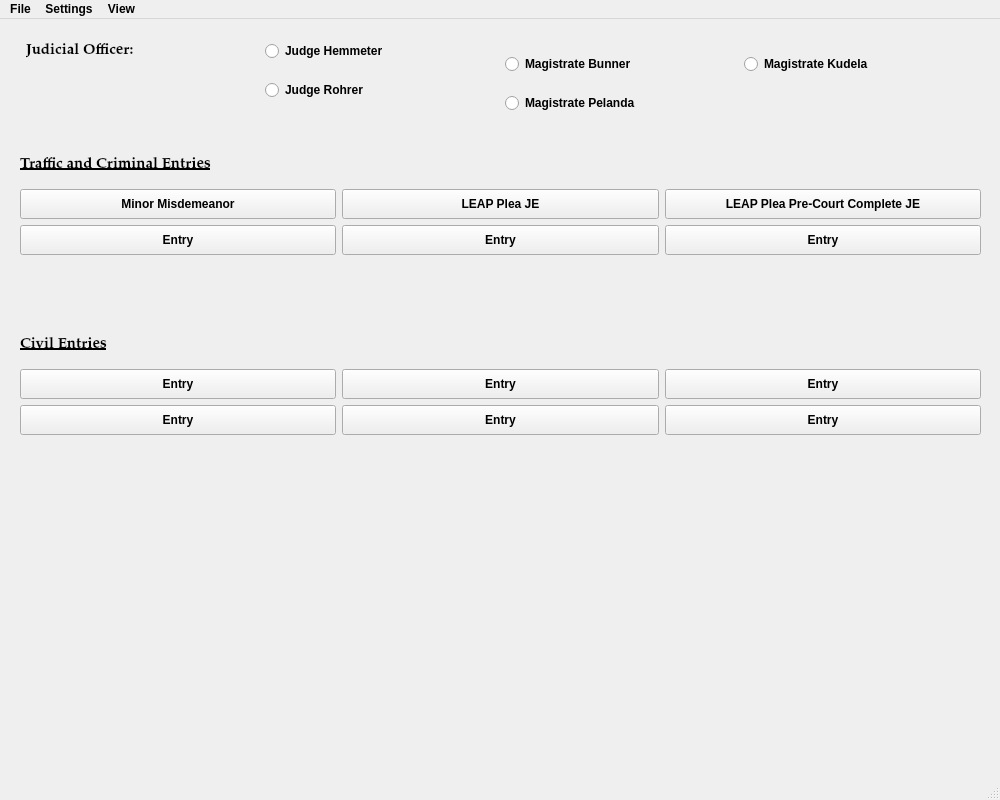
<?xml version="1.0" encoding="UTF-8"?>
<ui version="4.0">
 <class>MainWindow</class>
 <widget class="QMainWindow" name="MainWindow">
  <property name="geometry">
   <rect>
    <x>0</x>
    <y>0</y>
    <width>1000</width>
    <height>800</height>
   </rect>
  </property>
  <property name="minimumSize">
   <size>
    <width>1000</width>
    <height>800</height>
   </size>
  </property>
  <property name="font">
   <font>
    <family>Palatino Linotype</family>
    <pointsize>11</pointsize>
    <weight>75</weight>
    <italic>false</italic>
    <bold>true</bold>
   </font>
  </property>
  <property name="windowTitle">
   <string>MuniEntry - ver 0.2.0</string>
  </property>
  <property name="styleSheet">
   <string notr="true">font: 75 11pt &quot;Palatino Linotype&quot;;
color: rgb(0, 0, 0);
selection-color: rgb(0, 0, 0);
font-weight: bold;</string>
  </property>
  <widget class="QWidget" name="centralwidget">
   <widget class="QLabel" name="label_2">
    <property name="geometry">
     <rect>
      <x>20</x>
      <y>130</y>
      <width>261</width>
      <height>31</height>
     </rect>
    </property>
    <property name="font">
     <font>
      <family>Palatino Linotype</family>
      <pointsize>11</pointsize>
      <weight>75</weight>
      <italic>false</italic>
      <bold>true</bold>
      <underline>true</underline>
     </font>
    </property>
    <property name="text">
     <string>Traffic and Criminal Entries</string>
    </property>
   </widget>
   <widget class="QLabel" name="label_4">
    <property name="geometry">
     <rect>
      <x>20</x>
      <y>310</y>
      <width>171</width>
      <height>31</height>
     </rect>
    </property>
    <property name="font">
     <font>
      <family>Palatino Linotype</family>
      <pointsize>11</pointsize>
      <weight>75</weight>
      <italic>false</italic>
      <bold>true</bold>
      <underline>true</underline>
     </font>
    </property>
    <property name="text">
     <string>Civil Entries</string>
    </property>
   </widget>
   <widget class="QWidget" name="layoutWidget_2">
    <property name="geometry">
     <rect>
      <x>20</x>
      <y>350</y>
      <width>961</width>
      <height>68</height>
     </rect>
    </property>
    <layout class="QGridLayout" name="gridLayout_4">
     <item row="0" column="0">
      <widget class="QPushButton" name="FinalJudgmentEntryButton_11">
       <property name="minimumSize">
        <size>
         <width>120</width>
         <height>30</height>
        </size>
       </property>
       <property name="text">
        <string>Entry</string>
       </property>
      </widget>
     </item>
     <item row="0" column="1">
      <widget class="QPushButton" name="FinalJudgmentEntryButton_12">
       <property name="minimumSize">
        <size>
         <width>120</width>
         <height>30</height>
        </size>
       </property>
       <property name="text">
        <string>Entry</string>
       </property>
      </widget>
     </item>
     <item row="0" column="2">
      <widget class="QPushButton" name="MinorMisdemeanorTrafficButton_3">
       <property name="minimumSize">
        <size>
         <width>120</width>
         <height>30</height>
        </size>
       </property>
       <property name="text">
        <string>Entry</string>
       </property>
      </widget>
     </item>
     <item row="1" column="0">
      <widget class="QPushButton" name="FinalJudgmentEntryButton_13">
       <property name="minimumSize">
        <size>
         <width>120</width>
         <height>30</height>
        </size>
       </property>
       <property name="text">
        <string>Entry</string>
       </property>
      </widget>
     </item>
     <item row="1" column="1">
      <widget class="QPushButton" name="FinalJudgmentEntryButton_14">
       <property name="minimumSize">
        <size>
         <width>120</width>
         <height>30</height>
        </size>
       </property>
       <property name="text">
        <string>Entry</string>
       </property>
      </widget>
     </item>
     <item row="1" column="2">
      <widget class="QPushButton" name="FinalJudgmentEntryButton_15">
       <property name="minimumSize">
        <size>
         <width>120</width>
         <height>30</height>
        </size>
       </property>
       <property name="text">
        <string>Entry</string>
       </property>
      </widget>
     </item>
    </layout>
   </widget>
   <widget class="QWidget" name="layoutWidget">
    <property name="geometry">
     <rect>
      <x>20</x>
      <y>170</y>
      <width>961</width>
      <height>68</height>
     </rect>
    </property>
    <layout class="QGridLayout" name="gridLayout_2">
     <item row="0" column="1">
      <widget class="QPushButton" name="LeapPleaLongButton">
       <property name="minimumSize">
        <size>
         <width>120</width>
         <height>30</height>
        </size>
       </property>
       <property name="text">
        <string>LEAP Plea JE</string>
       </property>
      </widget>
     </item>
     <item row="0" column="2">
      <widget class="QPushButton" name="LeapPleaShortButton">
       <property name="minimumSize">
        <size>
         <width>120</width>
         <height>30</height>
        </size>
       </property>
       <property name="text">
        <string>LEAP Plea Pre-Court Complete JE</string>
       </property>
      </widget>
     </item>
     <item row="0" column="0">
      <widget class="QPushButton" name="MinorMisdemeanorTrafficButton">
       <property name="minimumSize">
        <size>
         <width>120</width>
         <height>30</height>
        </size>
       </property>
       <property name="text">
        <string>Minor Misdemeanor</string>
       </property>
      </widget>
     </item>
     <item row="1" column="0">
      <widget class="QPushButton" name="FinalJudgmentEntryButton_2">
       <property name="minimumSize">
        <size>
         <width>120</width>
         <height>30</height>
        </size>
       </property>
       <property name="text">
        <string>Entry</string>
       </property>
      </widget>
     </item>
     <item row="1" column="1">
      <widget class="QPushButton" name="FinalJudgmentEntryButton_3">
       <property name="minimumSize">
        <size>
         <width>120</width>
         <height>30</height>
        </size>
       </property>
       <property name="text">
        <string>Entry</string>
       </property>
      </widget>
     </item>
     <item row="1" column="2">
      <widget class="QPushButton" name="FinalJudgmentEntryButton_4">
       <property name="minimumSize">
        <size>
         <width>120</width>
         <height>30</height>
        </size>
       </property>
       <property name="text">
        <string>Entry</string>
       </property>
      </widget>
     </item>
    </layout>
   </widget>
   <widget class="QWidget" name="">
    <property name="geometry">
     <rect>
      <x>26</x>
      <y>22</y>
      <width>951</width>
      <height>72</height>
     </rect>
    </property>
    <layout class="QGridLayout" name="gridLayout">
     <item row="0" column="0">
      <widget class="QLabel" name="label">
       <property name="font">
        <font>
         <family>Palatino Linotype</family>
         <pointsize>11</pointsize>
         <weight>75</weight>
         <italic>false</italic>
         <bold>true</bold>
        </font>
       </property>
       <property name="text">
        <string>Judicial Officer:</string>
       </property>
      </widget>
     </item>
     <item row="0" column="1">
      <widget class="QRadioButton" name="hemmeter_radioButton">
       <property name="text">
        <string>Judge Hemmeter</string>
       </property>
       <attribute name="buttonGroup">
        <string notr="true">buttonGroup</string>
       </attribute>
      </widget>
     </item>
     <item row="0" column="2" rowspan="2">
      <widget class="QRadioButton" name="bunner_radioButton">
       <property name="text">
        <string>Magistrate Bunner</string>
       </property>
       <attribute name="buttonGroup">
        <string notr="true">buttonGroup</string>
       </attribute>
      </widget>
     </item>
     <item row="0" column="3" rowspan="2">
      <widget class="QRadioButton" name="kudela_radioButton">
       <property name="text">
        <string>Magistrate Kudela</string>
       </property>
       <attribute name="buttonGroup">
        <string notr="true">buttonGroup</string>
       </attribute>
      </widget>
     </item>
     <item row="1" column="1" rowspan="2">
      <widget class="QRadioButton" name="rohrer_radioButton">
       <property name="text">
        <string>Judge Rohrer</string>
       </property>
       <attribute name="buttonGroup">
        <string notr="true">buttonGroup</string>
       </attribute>
      </widget>
     </item>
     <item row="2" column="2">
      <widget class="QRadioButton" name="pelanda_radioButton">
       <property name="text">
        <string>Magistrate Pelanda</string>
       </property>
       <attribute name="buttonGroup">
        <string notr="true">buttonGroup</string>
       </attribute>
      </widget>
     </item>
    </layout>
   </widget>
  </widget>
  <widget class="QMenuBar" name="menubar">
   <property name="geometry">
    <rect>
     <x>0</x>
     <y>0</y>
     <width>1000</width>
     <height>29</height>
    </rect>
   </property>
   <widget class="QMenu" name="menuFile">
    <property name="title">
     <string>File</string>
    </property>
    <addaction name="actionOpen"/>
    <addaction name="actionOptions"/>
    <addaction name="actionExit"/>
    <addaction name="separator"/>
    <addaction name="menu_file_exit"/>
   </widget>
   <widget class="QMenu" name="menuSettings">
    <property name="title">
     <string>Settings</string>
    </property>
    <addaction name="actioncontrollers"/>
   </widget>
   <widget class="QMenu" name="menuView">
    <property name="title">
     <string>View</string>
    </property>
   </widget>
   <addaction name="menuFile"/>
   <addaction name="menuSettings"/>
   <addaction name="menuView"/>
  </widget>
  <widget class="QStatusBar" name="statusbar"/>
  <action name="actionOpen">
   <property name="text">
    <string>Open</string>
   </property>
  </action>
  <action name="actionOptions">
   <property name="text">
    <string>Options</string>
   </property>
  </action>
  <action name="actionExit">
   <property name="text">
    <string>Templates</string>
   </property>
  </action>
  <action name="menu_file_exit">
   <property name="text">
    <string>Exit</string>
   </property>
  </action>
  <action name="actionGeneral_Motion_Entry">
   <property name="text">
    <string>General Motion Entry</string>
   </property>
  </action>
  <action name="actionFail_to_Appear_Minor_Traffic_Offense">
   <property name="text">
    <string>Fail to Appear - Minor Traffic Offense</string>
   </property>
  </action>
  <action name="actionOmnibus_Motion_Form">
   <property name="text">
    <string>Omnibus Motion Form</string>
   </property>
  </action>
  <action name="actionJury_Instructions">
   <property name="text">
    <string>Jury Instructions</string>
   </property>
  </action>
  <action name="actioncontrollers">
   <property name="text">
    <string>controllers</string>
   </property>
  </action>
  <action name="actionTemplates">
   <property name="text">
    <string>Templates</string>
   </property>
  </action>
 </widget>
 <resources/>
 <connections/>
 <slots>
  <slot>pushButtonJuryInstructions()</slot>
  <slot>pushButtonTransferEntry()</slot>
  <slot>pushButtonVerdictForm()</slot>
  <slot>pushButtonOmnibusMotion()</slot>
  <slot>pushButtonDialog()</slot>
 </slots>
 <buttongroups>
  <buttongroup name="buttonGroup"/>
 </buttongroups>
</ui>
